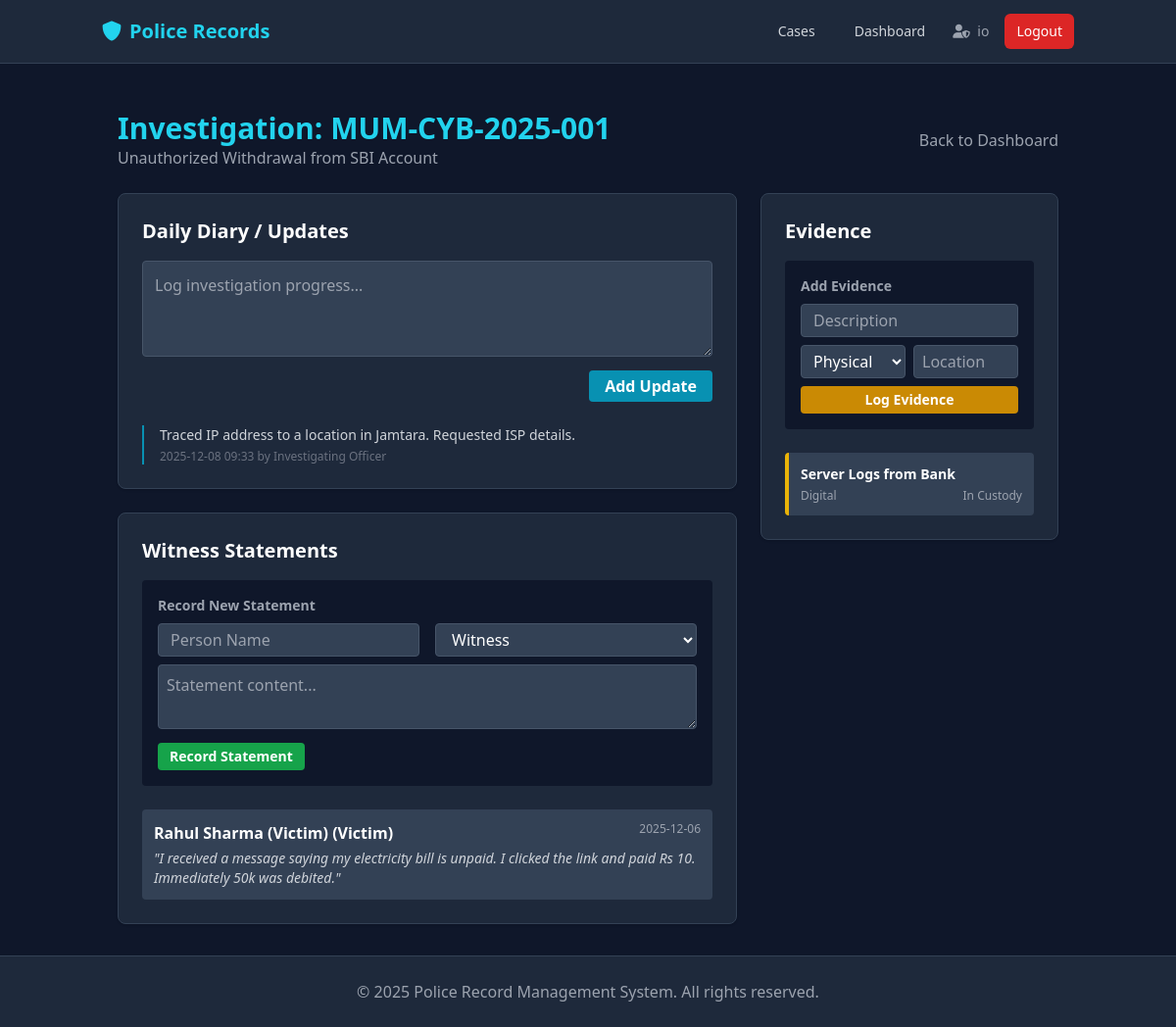
/case/1/investigate (signed in), run on the app's committed database.
### app/models.py (models this page shows, shortened)
class User(db.Model, UserMixin):
    id = db.Column(db.Integer, primary_key=True)
    station_id = db.Column(db.Integer, db.ForeignKey('station.id'), nullable=False)
    username = db.Column(db.String(80), unique=True, nullable=False)
    email = db.Column(db.String(120), unique=True, nullable=False)
    password_hash = db.Column(db.String(255), nullable=False)
    role = db.Column(db.String(50), nullable=False)
    full_name = db.Column(db.String(120), nullable=False)
    badge_number = db.Column(db.String(50))
    inspector_id = db.Column(db.Integer, db.ForeignKey('user.id'))
    is_active = db.Column(db.Boolean, default=True)
    created_at = db.Column(db.DateTime, default=datetime.utcnow)
    station = db.relationship('Station', backref='users')
    officers = db.relationship('User', backref=db.backref('inspector', remote_side=[id]), lazy=True)
    cases_reported = db.relationship('Case', foreign_keys='Case.created_by_id', backref='reporter', lazy=True)
    firs_filed = db.relationship('FIR', foreign_keys='FIR.filed_by_id', backref='filer', lazy=True)

class Case(db.Model):
    id = db.Column(db.Integer, primary_key=True)
    station_id = db.Column(db.Integer, db.ForeignKey('station.id'), nullable=False)
    case_number = db.Column(db.String(50), unique=True, nullable=False)
    title = db.Column(db.String(200), nullable=False)
    offense_type = db.Column(db.String(100)) # Theft, Assault, Cybercrime
    short_description = db.Column(db.String(255))
    description = db.Column(db.Text, nullable=False) # Detailed Description
    incident_date = db.Column(db.DateTime)
    location = db.Column(db.String(200)) # Address
    gps_coordinates = db.Column(db.String(100)) # "Lat, Long"
    status = db.Column(db.String(50), default='Open')  # Open, In Progress, Closed, Court
    priority = db.Column(db.String(20), default='Medium')  # Low, Medium, High
    is_cognizable = db.Column(db.Boolean, default=True)
    ipc_sections = db.Column(db.String(200)) # "302, 307 IPC"
    init_medical_exam = db.Column(db.Boolean, default=False)
    init_prelim_enquiry = db.Column(db.Boolean, default=False)
    init_scene_visit = db.Column(db.Boolean, default=False)
    court_status = db.Column(db.String(50)) # Hearing, Verdict Awaited, Closed
    verdict = db.Column(db.Text)
    confidentiality_level = db.Column(db.String(20), default='Public') # Public, Restricted, Confidential
    tags = db.Column(db.Text) # JSON list or comma-separated
    related_case_ids = db.Column(db.Text) # JSON list of IDs
    created_at = db.Column(db.DateTime, default=datetime.utcnow)
    updated_at = db.Column(db.DateTime, default=datetime.utcnow, onupdate=datetime.utcnow)
    created_by_id = db.Column(db.Integer, db.ForeignKey('user.id'), nullable=False)
    assigned_officer_id = db.Column(db.Integer, db.ForeignKey('user.id')) # Lead Officer/Inspector
    station = db.relationship('Station', backref='cases')
    assignee = db.relationship('User', foreign_keys=[assigned_officer_id], backref='cases_led')
    officers = db.relationship('User', secondary=case_officers, backref='cases_assisted') # Team
    criminals = db.relationship('Criminal', secondary='case_criminal', backref=db.backref('cases', lazy=True))
    participants = db.relationship('Participant', backref='case', lazy=True, cascade="all, delete-orphan")
    firs = db.relationship('FIR', backref='case', lazy=True)
    evidence = db.relationship('Evidence', backref='case', lazy=True)
    statements = db.relationship('Statement', backref='case', lazy=True)
    updates = db.relationship('InvestigationUpdate', backref='case', lazy=True)

class InvestigationUpdate(db.Model):
    id = db.Column(db.Integer, primary_key=True)
    station_id = db.Column(db.Integer, db.ForeignKey('station.id'), nullable=False)
    case_id = db.Column(db.Integer, db.ForeignKey('case.id'), nullable=False)
    officer_id = db.Column(db.Integer, db.ForeignKey('user.id'), nullable=False)
    description = db.Column(db.Text, nullable=False)
    created_at = db.Column(db.DateTime, default=datetime.utcnow)
    station = db.relationship('Station', backref='updates')
    officer = db.relationship('User', foreign_keys=[officer_id])

class Statement(db.Model):
    id = db.Column(db.Integer, primary_key=True)
    station_id = db.Column(db.Integer, db.ForeignKey('station.id'), nullable=False)
    case_id = db.Column(db.Integer, db.ForeignKey('case.id'), nullable=False)
    recorded_by_id = db.Column(db.Integer, db.ForeignKey('user.id'), nullable=False)
    person_name = db.Column(db.String(100), nullable=False)
    type = db.Column(db.String(50)) # Witness, Victim, Accused
    content = db.Column(db.Text, nullable=False)
    created_at = db.Column(db.DateTime, default=datetime.utcnow)
    station = db.relationship('Station', backref='statements')
    recorded_by = db.relationship('User', foreign_keys=[recorded_by_id])

class Evidence(db.Model):
    id = db.Column(db.Integer, primary_key=True)
    station_id = db.Column(db.Integer, db.ForeignKey('station.id'), nullable=False)
    case_id = db.Column(db.Integer, db.ForeignKey('case.id'), nullable=False)
    description = db.Column(db.String(200), nullable=False)
    type = db.Column(db.String(50)) # Physical, Digital, Document
    custodian_id = db.Column(db.Integer, db.ForeignKey('user.id')) # Current holder (Malkhana/IO)
    location = db.Column(db.String(100)) # Shelf A, Server, etc.
    status = db.Column(db.String(50), default='In Custody') # In Custody, Checked Out, Destroyed
    qr_code = db.Column(db.String(100))
    created_at = db.Column(db.DateTime, default=datetime.utcnow)
    station = db.relationship('Station', backref='evidence')
    custodian = db.relationship('User', foreign_keys=[custodian_id])

### app/io/routes.py (the view, shortened to what this page needs)
@io.route('/case/<int:case_id>/investigate', methods=['GET', 'POST'])
@login_required
@roles_required('io')
def investigate_case(case_id):
    case = Case.query.get_or_404(case_id)
    if case.assigned_officer_id != current_user.id:
        flash('You are not assigned to this case.', 'danger')
        return redirect(url_for('io.dashboard'))
    return render_template('io/investigate.html', case=case)

### app/models.py (called while the page is built)
@login_manager.user_loader
def load_user(user_id):
    return User.query.get(int(user_id))

### app/utils.py (called while the page is built)
def roles_required(*roles):
    def wrapper(f):
        @wraps(f)
        def decorated_view(*args, **kwargs):
            if not current_user.is_authenticated:
                return login_manager.unauthorized()
            if current_user.role not in roles and current_user.role != 'admin':
                return render_template('403.html'), 403
            return f(*args, **kwargs)
        return decorated_view
    return wrapper

### app/templates/io/investigate.html (shortened to what this page needs)
{% extends "base.html" %}
{% block content %}
<div class="container mx-auto px-4">
    <div class="flex justify-between items-center mb-6">
        <div>
            <h2 class="text-3xl font-bold text-cyan-400">Investigation: {{ case.case_number }}</h2>
            <p class="text-gray-400">{{ case.title }}</p>
        </div>
        <a href="{{ url_for('io.dashboard') }}" class="text-gray-400 hover:text-white">Back to Dashboard</a>
    </div>
    <div class="grid grid-cols-1 lg:grid-cols-3 gap-6">
        <div class="lg:col-span-2 space-y-6">
            <div class="bg-slate-800 rounded-lg shadow border border-slate-700 p-6">
                <h3 class="text-xl font-bold text-white mb-4">Daily Diary / Updates</h3>
                <form method="POST" action="">
                    <textarea name="update_text"
                        class="w-full bg-slate-700 border border-slate-600 rounded text-white p-3 mb-2 focus:outline-none focus:border-cyan-400"
                        rows="3" placeholder="Log investigation progress..."></textarea>
                    <div class="text-right">
                        <button type="submit"
                            class="bg-cyan-600 hover:bg-cyan-700 text-white font-bold py-1 px-4 rounded">Add
                            Update</button>
                    </div>
                </form>
                <div class="mt-6 space-y-4">
                    {% for update in case.updates|sort(attribute='created_at', reverse=True) %}
                    <div class="border-l-2 border-cyan-600 pl-4">
                        <p class="text-gray-300 text-sm">{{ update.description }}</p>
                        <p class="text-gray-500 text-xs mt-1">{{ update.created_at.strftime('%Y-%m-%d %H:%M') }} by {{
                            update.officer.full_name }}</p>
                    </div>
                    {% endfor %}
                </div>
            </div>
            <div class="bg-slate-800 rounded-lg shadow border border-slate-700 p-6">
                <h3 class="text-xl font-bold text-white mb-4">Witness Statements</h3>
                <div class="mb-6 bg-slate-900 p-4 rounded">
                    <h4 class="text-sm font-bold text-gray-400 mb-2">Record New Statement</h4>
                    <form action="{{ url_for('io.add_statement', case_id=case.id) }}" method="POST">
                        <div class="grid grid-cols-2 gap-4 mb-2">
                            <input type="text" name="person_name" placeholder="Person Name"
                                class="bg-slate-700 border border-slate-600 rounded text-white px-3 py-1" required>
                            <select name="type"
                                class="bg-slate-700 border border-slate-600 rounded text-white px-3 py-1">
                                <option value="Witness">Witness</option>
                            </select>
                        </div>
                        <textarea name="content"
                            class="w-full bg-slate-700 border border-slate-600 rounded text-white p-2 mb-2" rows="2"
                            placeholder="Statement content..." required></textarea>
                        <button type="submit"
                            class="bg-green-600 hover:bg-green-700 text-white text-sm font-bold py-1 px-3 rounded">Record
                            Statement</button>
                    </form>
                </div>
                <div class="space-y-4">
                    {% for stmt in case.statements %}
                    <div class="bg-slate-700 p-3 rounded">
                        <div class="flex justify-between mb-1">
                            <span class="font-bold text-white">{{ stmt.person_name }} ({{ stmt.type }})</span>
                            <span class="text-xs text-gray-400">{{ stmt.created_at.strftime('%Y-%m-%d') }}</span>
                        </div>
                        <p class="text-gray-300 text-sm italic">"{{ stmt.content }}"</p>
                    </div>
                    {% endfor %}
                </div>
            </div>
        </div>
        <div class="space-y-6">
            <div class="bg-slate-800 rounded-lg shadow border border-slate-700 p-6">
                <h3 class="text-xl font-bold text-white mb-4">Evidence</h3>
                <div class="mb-6 bg-slate-900 p-4 rounded">
                    <h4 class="text-sm font-bold text-gray-400 mb-2">Add Evidence</h4>
                    <form action="{{ url_for('io.add_evidence', case_id=case.id) }}" method="POST">
                        <input type="text" name="description" placeholder="Description"
                            class="w-full bg-slate-700 border border-slate-600 rounded text-white px-3 py-1 mb-2"
                            required>
                        <div class="grid grid-cols-2 gap-2 mb-2">
                            <select name="type"
                                class="bg-slate-700 border border-slate-600 rounded text-white px-2 py-1">
                                <option value="Physical">Physical</option>
                            </select>
                            <input type="text" name="location" placeholder="Location"
                                class="bg-slate-700 border border-slate-600 rounded text-white px-2 py-1">
                        </div>
                        <button type="submit"
                            class="w-full bg-yellow-600 hover:bg-yellow-700 text-white text-sm font-bold py-1 px-3 rounded">Log
                            Evidence</button>
                    </form>
                </div>
                <ul class="space-y-3">
                    {% for item in case.evidence %}
                    <li class="bg-slate-700 p-3 rounded border-l-4 border-yellow-500">
                        <p class="font-bold text-white text-sm">{{ item.description }}</p>
                        <div class="flex justify-between text-xs text-gray-400 mt-1">
                            <span>{{ item.type }}</span>
                            <span>{{ item.status }}</span>
                        </div>
                    </li>
                    {% endfor %}
                </ul>
            </div>
        </div>
    </div>
</div>
{% endblock %}

### app/templates/base.html (shortened to what this page needs)
<!DOCTYPE html>
<html lang="en">
<head>
    <script src="https://cdn.tailwindcss.com"></script>
    <link href="https://cdnjs.cloudflare.com/ajax/libs/font-awesome/6.0.0/css/all.min.css" rel="stylesheet">
</head>
<body class="bg-slate-900 text-gray-100 min-h-screen flex flex-col">
    <nav class="bg-slate-800 border-b border-slate-700">
        <div class="container mx-auto px-4">
            <div class="flex justify-between items-center h-16">
                <a href="{{ url_for('main.index') }}" class="text-xl font-bold text-cyan-400">
                    <i class="fas fa-shield-alt mr-2"></i>Police Records
                </a>
                <div class="flex items-center space-x-4">
                    {% if current_user.is_authenticated %}
                    <a href="{{ url_for('cases.list_cases') }}"
                        class="text-gray-300 hover:text-white px-3 py-2 rounded-md text-sm font-medium {{ 'border-b-2 border-cyan-400 text-white' if 'cases' in request.endpoint }}">Cases</a>
                    {% if current_user.role == 'officer' or current_user.role == 'io' %}
                    <a href="{{ url_for('dashboard.officer_dashboard') }}"
                        class="text-gray-300 hover:text-white px-3 py-2 rounded-md text-sm font-medium">Dashboard</a>
                    {% endif %}
                    <span class="text-gray-400 text-sm ml-4 mr-2">
                        <i class="fas fa-user-shield mr-1"></i> {{ current_user.username }}
                    </span>
                    <a href="{{ url_for('auth.logout') }}"
                        class="bg-red-600 hover:bg-red-700 text-white px-3 py-2 rounded-md text-sm font-medium ml-2">Logout</a>
                    {% else %}
                    <a href="{{ url_for('auth.login') }}" class="text-gray-300 hover:text-white">Login</a>
                    <a href="{{ url_for('auth.register') }}"
                        class="bg-cyan-600 hover:bg-cyan-700 text-white px-4 py-2 rounded">Register</a>
                    {% endif %}
                </div>
            </div>
        </div>
    </nav>
    <main class="flex-grow container mx-auto px-4 py-8">
        {% block content %}{% endblock %}
    </main>
    <footer class="bg-slate-800 border-t border-slate-700 py-6 mt-auto">
        <div class="container mx-auto px-4 text-center text-gray-400">
            <p>&copy; {{ now.year if now else 2025 }} Police Record Management System. All rights reserved.</p>
        </div>
    </footer>
</body>
</html>

### data on the page
User: username "io"
Case: case_number "MUM-CYB-2025-001", title "Unauthorized Withdrawal from SBI Account"
InvestigationUpdate: description "Traced IP address to a location in Jamtara. Requested ISP details.", created_at "2025-12-08 09:33", officer.full_name "Investigating Officer"
Statement: person_name "Rahul Sharma (Victim)", type "Victim", created_at "2025-12-06", content "I received a message saying my electricity bill is unpaid. I clicked the link and paid Rs 10. Immediately 50k was debited."
Evidence: description "Server Logs from Bank", type "Digital", status "In Custody"

### other printed values
{{ now.year if now else 2025 }} "2025"
